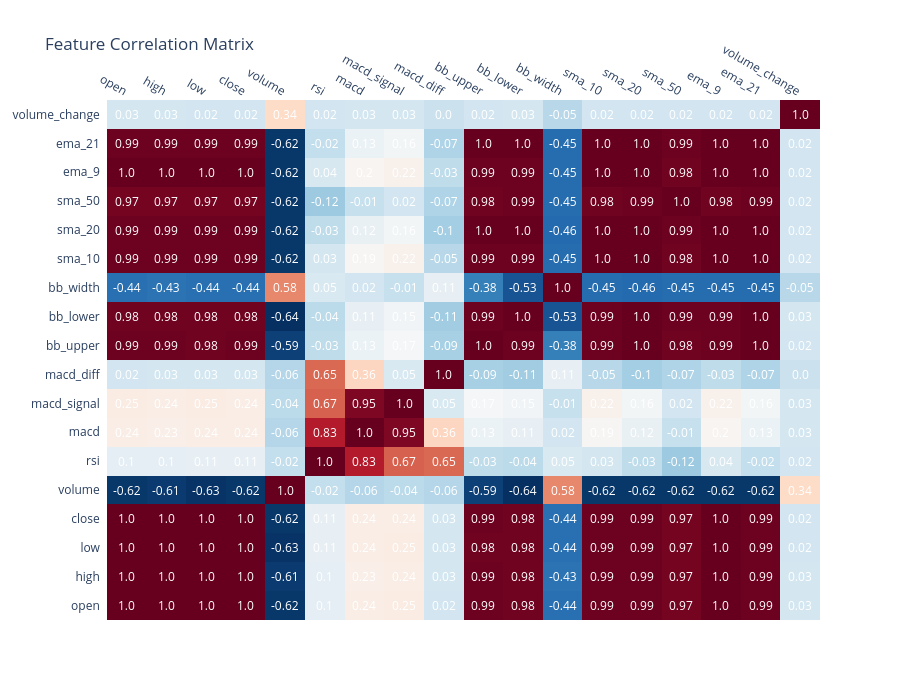

Notebook source saved alongside this figure:
### Code cell
# Correlation heatmap of features
import plotly.figure_factory as ff
import numpy as np

corr = feat_df.corr().round(2)
fig = ff.create_annotated_heatmap(
    z=corr.values,
    x=list(corr.columns),
    y=list(corr.index),
    colorscale='RdBu',
    reversescale=True
)
fig.update_layout(title='Feature Correlation Matrix', height=700)
fig.show()
